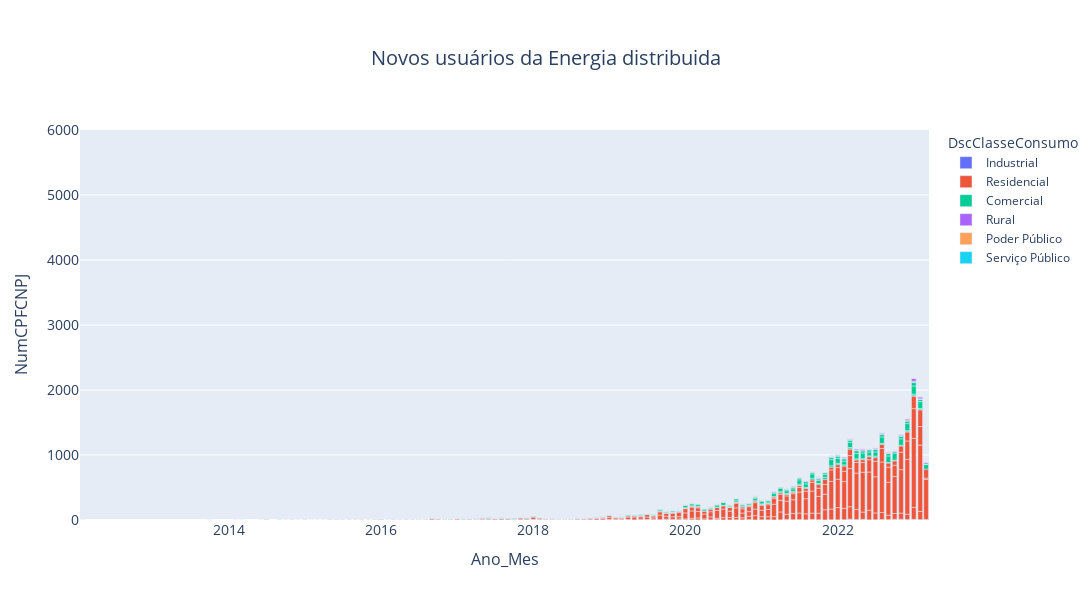

Write notebook code for a chart like this one.
### Markdown cell above
##### #_____________________GRÁFICOS DO app.py, MUITO CUIDADO!____________________#

### Code cell
# O gráfico 1 mostra a evolução temporal do Total Mensal de Empreendimentos por Estado e por Classe de Consumo;

    # OBS1: estados com menos de 10 empreendimentos foram excluídos do gráfico;
    # OBS2: os dados de 2023 representam um corte até hoje


# agrupa os dados
counts = df_clean.groupby(['Ano_Mes', 'SigUF', 'DscClasseConsumo']).agg({'NumCPFCNPJ': 'nunique'}).reset_index()

# Cria uma lista com as opções de SigUF para dropdown
sigufs = df_clean['SigUF'].unique()

# cria o gráfico de áreas empilhadas

fig_3 = px.bar(counts, x="Ano_Mes", y="NumCPFCNPJ", color="DscClasseConsumo", title="Novos usuários da rede distribuida")

# estilo do grafico
fig_3.update_layout(
    width=1200,
    height=600,
    xaxis_title='Ano_Mes',
    xaxis_title_font_size=16,
    xaxis_tickfont_size=14,
    yaxis_title='NumCPFCNPJ',
    yaxis_title_font_size=16,
    yaxis_tickfont_size=14,
    title='Novos usuários da Energia distribuida',
    title_font_size=20,
    title_x=.5,
    margin=dict(t=130)
)


fig_3.update_yaxes(range=[0, 6000])

### Figure 1 — Plotly figure (JSON) as saved in the notebook; plotly's stock layout.template omitted (floating-point values rounded to 4 significant figures; data arrays with more than 128 entries replaced by an {"elided": "..."} marker saying what was removed)
{"data": [{"alignmentgroup": "True", "hovertemplate": "DscClasseConsumo=Industrial<br>Ano_Mes=%{x}<br>NumCPFCNPJ=%{y}<extra></extra>", "legendgroup": "Industrial", "marker": {"color": "#636efa", "pattern": {"shape": ""}}, "name": "Industrial", "offsetgroup": "Industrial", "orientation": "v", "showlegend": true, "textposition": "auto", "type": "bar", "x": ["2012-02", "2014-09", "2016-05", "2016-07", "2016-11", "2016-12", "2017-01", "2017-10", "2018-01", "2018-02", "2018-03", "2018-05", "2018-06", "2018-08", "2018-10", "2018-10", "2018-11", "2019-01", "2019-02", "2019-03", "2019-04", "2019-07", "2019-08", "2019-09", "2019-10", "2019-10", "2019-11", "2019-12", "2020-01", "2020-01", "2020-02", "2020-03", "2020-03", "2020-04", "2020-05", "2020-05", "2020-06", "2020-06", "2020-06", "2020-08", "2020-09", "2020-10", "2020-10", "2020-11", "2020-11", "2020-11", "2020-12", "2021-01", "2021-02", "2021-02", "2021-03", "2021-04", "2021-04", "2021-05", "2021-05", "2021-05", "2021-06", "2021-06", "2021-06", "2021-07", "2021-07", "2021-08", "2021-08", "2021-09", "2021-09", "2021-09", "2021-10", "2021-10", "2021-11", "2021-12", "2021-12", "2021-12", "2022-01", "2022-01", "2022-02", "2022-02", "2022-03", "2022-03", "2022-03", "2022-04", "2022-04", "2022-05", "2022-05", "2022-06", "2022-06", "2022-07", "2022-07", "2022-08", "2022-08", "2022-09", "2022-09", "2022-10", "2022-10", "2022-11", "2022-11", "2022-11", "2022-12", "2022-12", "2022-12", "2023-01", "2023-01", "2023-01", "2023-02", "2023-02", "2023-02", "2023-03", "2023-03"], "xaxis": "x", "y": [1, 1, 1, 1, 1, 1, 1, 1, 1, 1, 1, 1, 1, 1, 1, 1, 1, 2, 1, 2, 1, 1, 1, 1, 1, 1, 1, 2, 1, 2, 3, 1, 1, 1, 1, 2, 1, 4, 1, 1, 3, 1, 1, 1, 3, 2, 1, 3, 2, 1, 1, 1, 2, 1, 4, 3, 1, 2, 2, 5, 1, 2, 1, 1, 5, 3, 1, 4, 1, 1, 2, 1, 1, 2, 3, 1, 1, 9, 4, 1, 6, 7, 3, 1, 2, 4, 1, 3, 5, 3, 3, 9, 3, 2, 7, 2, 1, 3, 2, 4, 5, 1, 1, 4, 1, 7, 1], "yaxis": "y"}, {"alignmentgroup": "True", "hovertemplate": "DscClasseConsumo=Residencial<br>Ano_Mes=%{x}<br>NumCPFCNPJ=%{y}<extra></extra>", "legendgroup": "Residencial", "marker": {"color": "#EF553B", "pattern": {"shape": ""}}, "name": "Residencial", "offsetgroup": "Residencial", "orientation": "v", "showlegend": true, "textposition": "auto", "type": "bar", "x": {"elided": "335 str values"}, "xaxis": "x", "y": {"elided": "335 int values"}, "yaxis": "y"}, {"alignmentgroup": "True", "hovertemplate": "DscClasseConsumo=Comercial<br>Ano_Mes=%{x}<br>NumCPFCNPJ=%{y}<extra></extra>", "legendgroup": "Comercial", "marker": {"color": "#00cc96", "pattern": {"shape": ""}}, "name": "Comercial", "offsetgroup": "Comercial", "orientation": "v", "showlegend": true, "textposition": "auto", "type": "bar", "x": {"elided": "279 str values"}, "xaxis": "x", "y": {"elided": "279 int values"}, "yaxis": "y"}, {"alignmentgroup": "True", "hovertemplate": "DscClasseConsumo=Rural<br>Ano_Mes=%{x}<br>NumCPFCNPJ=%{y}<extra></extra>", "legendgroup": "Rural", "marker": {"color": "#ab63fa", "pattern": {"shape": ""}}, "name": "Rural", "offsetgroup": "Rural", "orientation": "v", "showlegend": true, "textposition": "auto", "type": "bar", "x": {"elided": "129 str values"}, "xaxis": "x", "y": {"elided": "129 int values"}, "yaxis": "y"}, {"alignmentgroup": "True", "hovertemplate": "DscClasseConsumo=Poder Público<br>Ano_Mes=%{x}<br>NumCPFCNPJ=%{y}<extra></extra>", "legendgroup": "Poder Público", "marker": {"color": "#FFA15A", "pattern": {"shape": ""}}, "name": "Poder Público", "offsetgroup": "Poder Público", "orientation": "v", "showlegend": true, "textposition": "auto", "type": "bar", "x": ["2016-07", "2017-02", "2017-04", "2017-05", "2017-07", "2017-08", "2017-08", "2017-09", "2017-12", "2018-02", "2018-10", "2019-01", "2019-03", "2019-04", "2019-05", "2019-07", "2019-09", "2019-11", "2019-12", "2020-01", "2020-01", "2020-02", "2020-03", "2020-04", "2020-06", "2020-06", "2020-07", "2020-09", "2020-10", "2020-11", "2020-11", "2020-12", "2020-12", "2021-01", "2021-01", "2021-02", "2021-02", "2021-04", "2021-04", "2021-05", "2021-07", "2021-08", "2021-08", "2021-09", "2021-10", "2021-10", "2021-11", "2021-11", "2021-11", "2021-12", "2022-01", "2022-01", "2022-02", "2022-04", "2022-04", "2022-04", "2022-05", "2022-06", "2022-06", "2022-07", "2022-07", "2022-08", "2022-08", "2022-08", "2022-09", "2022-09", "2022-10", "2022-11", "2022-11", "2022-12", "2023-01", "2023-02", "2023-02", "2023-02"], "xaxis": "x", "y": [1, 1, 1, 1, 1, 1, 1, 1, 1, 1, 1, 1, 1, 1, 1, 1, 1, 1, 1, 2, 2, 1, 2, 2, 1, 1, 2, 2, 2, 2, 2, 9, 1, 4, 1, 2, 4, 2, 1, 1, 1, 3, 1, 2, 1, 3, 1, 2, 1, 1, 1, 1, 1, 1, 1, 1, 1, 1, 2, 2, 1, 1, 3, 1, 2, 1, 1, 1, 1, 3, 1, 3, 1, 1], "yaxis": "y"}, {"alignmentgroup": "True", "hovertemplate": "DscClasseConsumo=Serviço Público<br>Ano_Mes=%{x}<br>NumCPFCNPJ=%{y}<extra></extra>", "legendgroup": "Serviço Público", "marker": {"color": "#19d3f3", "pattern": {"shape": ""}}, "name": "Serviço Público", "offsetgroup": "Serviço Público", "orientation": "v", "showlegend": true, "textposition": "auto", "type": "bar", "x": ["2019-01", "2020-04", "2021-03", "2021-06"], "xaxis": "x", "y": [1, 1, 1, 1], "yaxis": "y"}], "layout": {"barmode": "relative", "height": 600, "legend": {"title": {"text": "DscClasseConsumo"}, "tracegroupgap": 0}, "margin": {"t": 130}, "title": {"font": {"size": 20}, "text": "Novos usuários da Energia distribuida", "x": 0.5}, "width": 1200, "xaxis": {"anchor": "y", "domain": [0, 1], "tickfont": {"size": 14}, "title": {"font": {"size": 16}, "text": "Ano_Mes"}}, "yaxis": {"anchor": "x", "domain": [0, 1], "range": [0, 6000], "tickfont": {"size": 14}, "title": {"font": {"size": 16}, "text": "NumCPFCNPJ"}}}}
